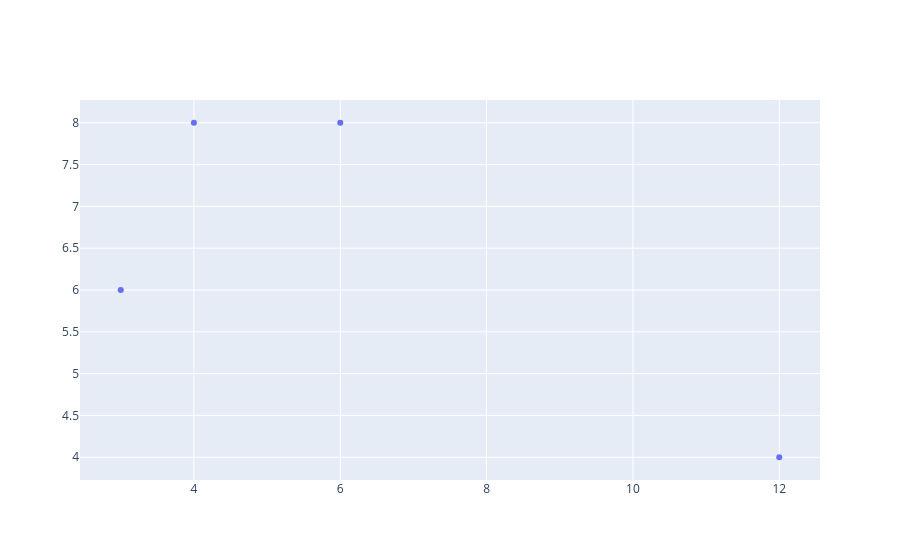

Here is the notebook cell this chart was saved with:
### Code cell
fig =  go.Figure(go.Scatter(x=x, y=y, mode = "markers"))
fig.show()

### Figure 1 — Plotly figure (JSON) as saved in the notebook; plotly's stock layout.template omitted (floating-point values rounded to 4 significant figures)
{"data": [{"mode": "markers", "type": "scatter", "x": [12, 3, 4, 6], "y": [4, 6, 8, 8]}], "layout": {"autosize": true, "xaxis": {"autorange": true, "range": [2.455, 12.54], "type": "linear"}, "yaxis": {"autorange": true, "range": [3.67, 8.33], "type": "linear"}}}
